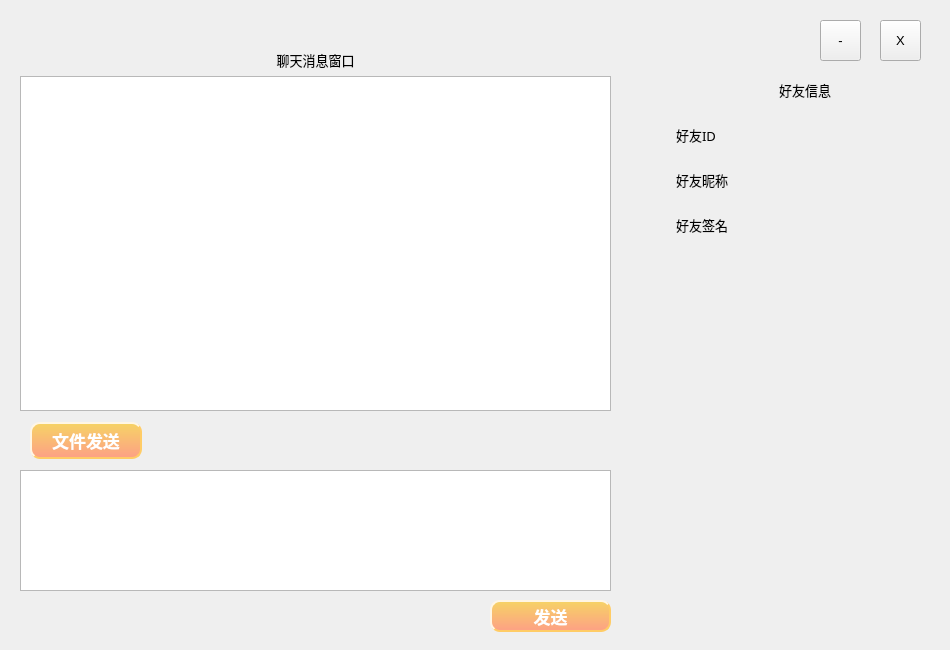
<?xml version="1.0" encoding="UTF-8"?>
<ui version="4.0">
 <class>chatwindow_friend</class>
 <widget class="QWidget" name="chatwindow_friend">
  <property name="geometry">
   <rect>
    <x>0</x>
    <y>0</y>
    <width>950</width>
    <height>650</height>
   </rect>
  </property>
  <property name="windowTitle">
   <string>Form</string>
  </property>
  <widget class="QToolButton" name="minimized">
   <property name="geometry">
    <rect>
     <x>820</x>
     <y>20</y>
     <width>41</width>
     <height>41</height>
    </rect>
   </property>
   <property name="font">
    <font>
     <family>Arial</family>
     <pointsize>10</pointsize>
    </font>
   </property>
   <property name="text">
    <string>-</string>
   </property>
  </widget>
  <widget class="QWidget" name="gridLayoutWidget">
   <property name="geometry">
    <rect>
     <x>630</x>
     <y>80</y>
     <width>301</width>
     <height>155</height>
    </rect>
   </property>
   <layout class="QGridLayout" name="Friend_Info">
    <item row="0" column="0">
     <spacer name="horizontalSpacer_14">
      <property name="orientation">
       <enum>Qt::Horizontal</enum>
      </property>
      <property name="sizeHint" stdset="0">
       <size>
        <width>40</width>
        <height>20</height>
       </size>
      </property>
     </spacer>
    </item>
    <item row="6" column="3">
     <widget class="QLineEdit" name="lineEdit_3">
      <property name="sizePolicy">
       <sizepolicy hsizetype="Expanding" vsizetype="Maximum">
        <horstretch>0</horstretch>
        <verstretch>0</verstretch>
       </sizepolicy>
      </property>
      <property name="styleSheet">
       <string notr="true">/* 设置QLineEdit为透明，隐藏边框 */
QLineEdit {
    background-color: transparent;
    border: none;
    border-style: hidden;
    border-width: 0px;
    border-color: transparent;
    selection-background-color: transparent;
    selection-color: black;
}

/* 禁用鼠标编辑 */
QLineEdit[readOnly=&quot;true&quot;] {
    /* 如果希望有一些视觉上的指示，可以添加其他样式，例如背景色 */
    background-color: #FFFFFF; /* 用于只读状态的背景色 */
}
</string>
      </property>
     </widget>
    </item>
    <item row="2" column="1">
     <widget class="QLabel" name="label_2">
      <property name="font">
       <font>
        <family>Microsoft YaHei</family>
        <pointsize>10</pointsize>
       </font>
      </property>
      <property name="text">
       <string>好友ID</string>
      </property>
     </widget>
    </item>
    <item row="2" column="4">
     <spacer name="horizontalSpacer_20">
      <property name="orientation">
       <enum>Qt::Horizontal</enum>
      </property>
      <property name="sizeHint" stdset="0">
       <size>
        <width>40</width>
        <height>20</height>
       </size>
      </property>
     </spacer>
    </item>
    <item row="3" column="3">
     <spacer name="verticalSpacer_5">
      <property name="orientation">
       <enum>Qt::Vertical</enum>
      </property>
      <property name="sizeHint" stdset="0">
       <size>
        <width>20</width>
        <height>40</height>
       </size>
      </property>
     </spacer>
    </item>
    <item row="6" column="1">
     <widget class="QLabel" name="label_4">
      <property name="font">
       <font>
        <family>Microsoft YaHei</family>
        <pointsize>10</pointsize>
       </font>
      </property>
      <property name="text">
       <string>好友签名</string>
      </property>
     </widget>
    </item>
    <item row="3" column="1">
     <spacer name="verticalSpacer_6">
      <property name="orientation">
       <enum>Qt::Vertical</enum>
      </property>
      <property name="sizeHint" stdset="0">
       <size>
        <width>20</width>
        <height>40</height>
       </size>
      </property>
     </spacer>
    </item>
    <item row="4" column="3">
     <widget class="QLineEdit" name="lineEdit_2">
      <property name="styleSheet">
       <string notr="true">/* 设置QLineEdit为透明，隐藏边框 */
QLineEdit {
    background-color: transparent;
    border: none;
    border-style: hidden;
    border-width: 0px;
    border-color: transparent;
    selection-background-color: transparent;
    selection-color: black;
}

/* 禁用鼠标编辑 */
QLineEdit[readOnly=&quot;true&quot;] {
    /* 如果希望有一些视觉上的指示，可以添加其他样式，例如背景色 */
    background-color: #FFFFFF; /* 用于只读状态的背景色 */
}
</string>
      </property>
     </widget>
    </item>
    <item row="1" column="1">
     <spacer name="verticalSpacer_4">
      <property name="orientation">
       <enum>Qt::Vertical</enum>
      </property>
      <property name="sizeHint" stdset="0">
       <size>
        <width>20</width>
        <height>40</height>
       </size>
      </property>
     </spacer>
    </item>
    <item row="5" column="3">
     <spacer name="verticalSpacer_9">
      <property name="orientation">
       <enum>Qt::Vertical</enum>
      </property>
      <property name="sizeHint" stdset="0">
       <size>
        <width>20</width>
        <height>40</height>
       </size>
      </property>
     </spacer>
    </item>
    <item row="2" column="2">
     <spacer name="horizontalSpacer">
      <property name="orientation">
       <enum>Qt::Horizontal</enum>
      </property>
      <property name="sizeHint" stdset="0">
       <size>
        <width>40</width>
        <height>20</height>
       </size>
      </property>
     </spacer>
    </item>
    <item row="2" column="3">
     <widget class="QLineEdit" name="lineEdit">
      <property name="styleSheet">
       <string notr="true">/* 设置QLineEdit为透明，隐藏边框 */
QLineEdit {
    background-color: transparent;
    border: none;
    border-style: hidden;
    border-width: 0px;
    border-color: transparent;
    selection-background-color: transparent;
    selection-color: black;
}

/* 禁用鼠标编辑 */
QLineEdit[readOnly=&quot;true&quot;] {
    /* 如果希望有一些视觉上的指示，可以添加其他样式，例如背景色 */
    background-color: #FFFFFF; /* 用于只读状态的背景色 */
}
</string>
      </property>
     </widget>
    </item>
    <item row="1" column="3">
     <spacer name="verticalSpacer_3">
      <property name="orientation">
       <enum>Qt::Vertical</enum>
      </property>
      <property name="sizeHint" stdset="0">
       <size>
        <width>20</width>
        <height>40</height>
       </size>
      </property>
     </spacer>
    </item>
    <item row="4" column="1">
     <widget class="QLabel" name="label_3">
      <property name="font">
       <font>
        <family>Microsoft YaHei</family>
        <pointsize>10</pointsize>
       </font>
      </property>
      <property name="text">
       <string>好友昵称</string>
      </property>
     </widget>
    </item>
    <item row="0" column="4">
     <spacer name="horizontalSpacer_18">
      <property name="orientation">
       <enum>Qt::Horizontal</enum>
      </property>
      <property name="sizeHint" stdset="0">
       <size>
        <width>40</width>
        <height>20</height>
       </size>
      </property>
     </spacer>
    </item>
    <item row="0" column="2">
     <spacer name="horizontalSpacer_2">
      <property name="orientation">
       <enum>Qt::Horizontal</enum>
      </property>
      <property name="sizeHint" stdset="0">
       <size>
        <width>40</width>
        <height>20</height>
       </size>
      </property>
     </spacer>
    </item>
    <item row="4" column="0">
     <spacer name="horizontalSpacer_16">
      <property name="orientation">
       <enum>Qt::Horizontal</enum>
      </property>
      <property name="sizeHint" stdset="0">
       <size>
        <width>40</width>
        <height>20</height>
       </size>
      </property>
     </spacer>
    </item>
    <item row="0" column="3">
     <widget class="QLabel" name="label_8">
      <property name="font">
       <font>
        <family>Microsoft YaHei</family>
        <pointsize>10</pointsize>
       </font>
      </property>
      <property name="text">
       <string>好友信息</string>
      </property>
     </widget>
    </item>
    <item row="6" column="4">
     <spacer name="horizontalSpacer_22">
      <property name="orientation">
       <enum>Qt::Horizontal</enum>
      </property>
      <property name="sizeHint" stdset="0">
       <size>
        <width>40</width>
        <height>20</height>
       </size>
      </property>
     </spacer>
    </item>
    <item row="6" column="0">
     <spacer name="horizontalSpacer_17">
      <property name="orientation">
       <enum>Qt::Horizontal</enum>
      </property>
      <property name="sizeHint" stdset="0">
       <size>
        <width>40</width>
        <height>20</height>
       </size>
      </property>
     </spacer>
    </item>
    <item row="4" column="4">
     <spacer name="horizontalSpacer_21">
      <property name="orientation">
       <enum>Qt::Horizontal</enum>
      </property>
      <property name="sizeHint" stdset="0">
       <size>
        <width>40</width>
        <height>20</height>
       </size>
      </property>
     </spacer>
    </item>
    <item row="5" column="1">
     <spacer name="verticalSpacer_10">
      <property name="orientation">
       <enum>Qt::Vertical</enum>
      </property>
      <property name="sizeHint" stdset="0">
       <size>
        <width>20</width>
        <height>40</height>
       </size>
      </property>
     </spacer>
    </item>
    <item row="6" column="2">
     <spacer name="horizontalSpacer_4">
      <property name="orientation">
       <enum>Qt::Horizontal</enum>
      </property>
      <property name="sizeHint" stdset="0">
       <size>
        <width>40</width>
        <height>20</height>
       </size>
      </property>
     </spacer>
    </item>
    <item row="2" column="0">
     <spacer name="horizontalSpacer_13">
      <property name="orientation">
       <enum>Qt::Horizontal</enum>
      </property>
      <property name="sizeHint" stdset="0">
       <size>
        <width>40</width>
        <height>20</height>
       </size>
      </property>
     </spacer>
    </item>
    <item row="4" column="2">
     <spacer name="horizontalSpacer_3">
      <property name="orientation">
       <enum>Qt::Horizontal</enum>
      </property>
      <property name="sizeHint" stdset="0">
       <size>
        <width>40</width>
        <height>20</height>
       </size>
      </property>
     </spacer>
    </item>
   </layout>
  </widget>
  <widget class="QWidget" name="verticalLayoutWidget">
   <property name="geometry">
    <rect>
     <x>20</x>
     <y>50</y>
     <width>591</width>
     <height>361</height>
    </rect>
   </property>
   <layout class="QVBoxLayout" name="Chat_Window">
    <item>
     <widget class="QLabel" name="label">
      <property name="font">
       <font>
        <family>Microsoft YaHei</family>
        <pointsize>10</pointsize>
       </font>
      </property>
      <property name="text">
       <string>聊天消息窗口</string>
      </property>
      <property name="alignment">
       <set>Qt::AlignCenter</set>
      </property>
     </widget>
    </item>
    <item>
     <widget class="QTextBrowser" name="chatwindow">
      <property name="html">
       <string>&lt;!DOCTYPE HTML PUBLIC &quot;-//W3C//DTD HTML 4.0//EN&quot; &quot;http://www.w3.org/TR/REC-html40/strict.dtd&quot;&gt;
&lt;html&gt;&lt;head&gt;&lt;meta name=&quot;qrichtext&quot; content=&quot;1&quot; /&gt;&lt;style type=&quot;text/css&quot;&gt;
p, li { white-space: pre-wrap; }
&lt;/style&gt;&lt;/head&gt;&lt;body style=&quot; font-family:'SimSun'; font-size:9pt; font-weight:400; font-style:normal;&quot;&gt;
&lt;p style=&quot;-qt-paragraph-type:empty; margin-top:0px; margin-bottom:0px; margin-left:0px; margin-right:0px; -qt-block-indent:0; text-indent:0px;&quot;&gt;&lt;br /&gt;&lt;/p&gt;&lt;/body&gt;&lt;/html&gt;</string>
      </property>
     </widget>
    </item>
   </layout>
  </widget>
  <widget class="QLabel" name="background">
   <property name="geometry">
    <rect>
     <x>0</x>
     <y>0</y>
     <width>950</width>
     <height>650</height>
    </rect>
   </property>
   <property name="styleSheet">
    <string notr="true">border-image: url(:/pic/background_1.png);</string>
   </property>
   <property name="text">
    <string/>
   </property>
  </widget>
  <widget class="QWidget" name="horizontalLayoutWidget">
   <property name="geometry">
    <rect>
     <x>30</x>
     <y>420</y>
     <width>278</width>
     <height>41</height>
    </rect>
   </property>
   <layout class="QHBoxLayout" name="Tool_Bar">
    <item>
     <widget class="QPushButton" name="pushButton_5">
      <property name="styleSheet">
       <string notr="true">QPushButton
{
    color:#ffffff; /*文字颜色*/
    background-color:qlineargradient(x1: 0, y1: 0, x2: 0, y2: 1, stop:0 #f6d365, stop: 1 #fda085);/*背景色*/
    border-style:outset; /*边框风格*/
    border-width:2px;/*边框宽度*/
    border-color:#FFCC66; /*边框颜色*/
    border-radius:10px; /*边框倒角*/
    font:Bold 17px; /*字体*/
    font-family: &quot;Microsoft YaHei&quot;;
    min-width:100px;/*控件最小宽度*/
    min-height:20px;/*控件最小高度*/
    padding:4px;/*内边距*/
}
 
QPushButton:hover
{
    color:#ffffff; /*文字颜色*/
    background-color:qlineargradient(x1: 0, y1: 0, x2: 0, y2: 1, stop:0 #fda085, stop: 1 #fee140);/*背景色*/
    border-style:outset; /*边框风格*/
    border-width:2px;/*边框宽度*/
    border-color:#FFCC66; /*边框颜色*/
    border-radius:10px; /*边框倒角*/
    font:bold 17px; /*字体*/
    font-family: &quot;Microsoft YaHei&quot;;
    min-width:100px;/*控件最小宽度*/
    min-height:20px;/*控件最小高度*/
    padding:4px;/*内边距*/
}
QPushButton:pressed
{
    color:#ffffff; /*文字颜色*/
    background-color:qlineargradient(x1: 0, y1: 0, x2: 0, y2: 1, stop:0 #fda085, stop: 1 #43e97b);/*背景色*/
    border-style:outset; /*边框风格*/
    border-width:2px;/*边框宽度*/
    border-color:#FFCC66; /*边框颜色*/
    border-radius:10px; /*边框倒角*/
    font:bold 17px; /*字体*/
    font-family: &quot;Microsoft YaHei&quot;;
    min-width:100px;/*控件最小宽度*/
    min-height:20px;/*控件最小高度*/
    padding:4px;/*内边距*/
}



</string>
      </property>
      <property name="text">
       <string>文件发送</string>
      </property>
     </widget>
    </item>
    <item>
     <spacer name="horizontalSpacer_8">
      <property name="orientation">
       <enum>Qt::Horizontal</enum>
      </property>
      <property name="sizeHint" stdset="0">
       <size>
        <width>40</width>
        <height>20</height>
       </size>
      </property>
     </spacer>
    </item>
   </layout>
  </widget>
  <widget class="QWidget" name="verticalLayoutWidget_2">
   <property name="geometry">
    <rect>
     <x>20</x>
     <y>470</y>
     <width>591</width>
     <height>121</height>
    </rect>
   </property>
   <layout class="QVBoxLayout" name="Text_Editer">
    <item>
     <widget class="QTextEdit" name="input_text">
      <property name="html">
       <string>&lt;!DOCTYPE HTML PUBLIC &quot;-//W3C//DTD HTML 4.0//EN&quot; &quot;http://www.w3.org/TR/REC-html40/strict.dtd&quot;&gt;
&lt;html&gt;&lt;head&gt;&lt;meta name=&quot;qrichtext&quot; content=&quot;1&quot; /&gt;&lt;style type=&quot;text/css&quot;&gt;
p, li { white-space: pre-wrap; }
&lt;/style&gt;&lt;/head&gt;&lt;body style=&quot; font-family:'SimSun'; font-size:9pt; font-weight:400; font-style:normal;&quot;&gt;
&lt;p style=&quot;-qt-paragraph-type:empty; margin-top:0px; margin-bottom:0px; margin-left:0px; margin-right:0px; -qt-block-indent:0; text-indent:0px;&quot;&gt;&lt;br /&gt;&lt;/p&gt;&lt;/body&gt;&lt;/html&gt;</string>
      </property>
     </widget>
    </item>
   </layout>
  </widget>
  <widget class="QPushButton" name="send">
   <property name="geometry">
    <rect>
     <x>490</x>
     <y>600</y>
     <width>121</width>
     <height>32</height>
    </rect>
   </property>
   <property name="styleSheet">
    <string notr="true">QPushButton
{
    color:#ffffff; /*文字颜色*/
    background-color:qlineargradient(x1: 0, y1: 0, x2: 0, y2: 1, stop:0 #f6d365, stop: 1 #fda085);/*背景色*/
    border-style:outset; /*边框风格*/
    border-width:2px;/*边框宽度*/
    border-color:#FFCC66; /*边框颜色*/
    border-radius:10px; /*边框倒角*/
    font:Bold 17px; /*字体*/
    font-family: &quot;Microsoft YaHei&quot;;
    min-width:100px;/*控件最小宽度*/
    min-height:20px;/*控件最小高度*/
    padding:4px;/*内边距*/
}
 
QPushButton:hover
{
    color:#ffffff; /*文字颜色*/
    background-color:qlineargradient(x1: 0, y1: 0, x2: 0, y2: 1, stop:0 #fda085, stop: 1 #fee140);/*背景色*/
    border-style:outset; /*边框风格*/
    border-width:2px;/*边框宽度*/
    border-color:#FFCC66; /*边框颜色*/
    border-radius:10px; /*边框倒角*/
    font:bold 17px; /*字体*/
    font-family: &quot;Microsoft YaHei&quot;;
    min-width:100px;/*控件最小宽度*/
    min-height:20px;/*控件最小高度*/
    padding:4px;/*内边距*/
}
QPushButton:pressed
{
    color:#ffffff; /*文字颜色*/
    background-color:qlineargradient(x1: 0, y1: 0, x2: 0, y2: 1, stop:0 #fda085, stop: 1 #43e97b);/*背景色*/
    border-style:outset; /*边框风格*/
    border-width:2px;/*边框宽度*/
    border-color:#FFCC66; /*边框颜色*/
    border-radius:10px; /*边框倒角*/
    font:bold 17px; /*字体*/
    font-family: &quot;Microsoft YaHei&quot;;
    min-width:100px;/*控件最小宽度*/
    min-height:20px;/*控件最小高度*/
    padding:4px;/*内边距*/
}



</string>
   </property>
   <property name="text">
    <string>发送</string>
   </property>
  </widget>
  <widget class="QToolButton" name="close">
   <property name="geometry">
    <rect>
     <x>880</x>
     <y>20</y>
     <width>41</width>
     <height>41</height>
    </rect>
   </property>
   <property name="font">
    <font>
     <family>Arial</family>
     <pointsize>10</pointsize>
    </font>
   </property>
   <property name="text">
    <string>X</string>
   </property>
  </widget>
  <widget class="QLabel" name="logo">
   <property name="geometry">
    <rect>
     <x>790</x>
     <y>500</y>
     <width>131</width>
     <height>131</height>
    </rect>
   </property>
   <property name="styleSheet">
    <string notr="true">border-image: url(:/pic/theychat-mini.png);</string>
   </property>
   <property name="text">
    <string/>
   </property>
  </widget>
  <zorder>background</zorder>
  <zorder>minimized</zorder>
  <zorder>gridLayoutWidget</zorder>
  <zorder>verticalLayoutWidget</zorder>
  <zorder>horizontalLayoutWidget</zorder>
  <zorder>verticalLayoutWidget_2</zorder>
  <zorder>send</zorder>
  <zorder>close</zorder>
  <zorder>logo</zorder>
 </widget>
 <resources/>
 <connections/>
</ui>
